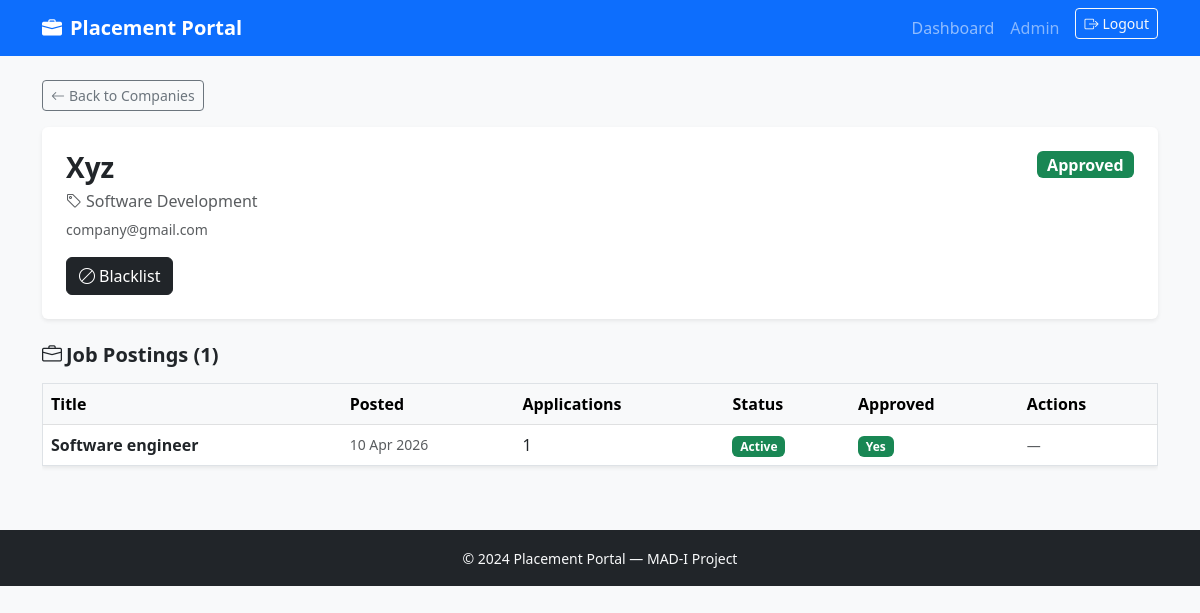
/admin/company/1 (signed in), run on the app's committed database.
### models.py (models this page shows, shortened)
class User(UserMixin, db.Model):
    id= db.Column(db.Integer, primary_key=True)
    username= db.Column(db.String(80), unique=True, nullable=False)
    email= db.Column(db.String(120), unique=True, nullable=False)
    password_hash = db.Column(db.String(256))
    role = db.Column(db.String(20))
    active = db.Column(db.Boolean, default=True)
    student_profile = db.relationship('Student', backref='user', uselist=False)
    company_profile = db.relationship('Company', backref='user', uselist=False)
    @property
    def is_active(self):
        return self.active

class Company(db.Model):
    id = db.Column(db.Integer, primary_key=True)
    user_id = db.Column(db.Integer, db.ForeignKey('user.id'), nullable=False)
    name = db.Column(db.String(150))
    industry = db.Column(db.String(100))
    website = db.Column(db.String(250))
    description = db.Column(db.Text)
    location = db.Column(db.String(150))
    approval_status = db.Column(db.String(20), default='pending')
    is_blacklisted  = db.Column(db.Boolean, default=False)
    created_at = db.Column(db.DateTime, default=lambda: datetime.now(timezone.utc), nullable=False)
    jobs = db.relationship('JobPosition', backref='company', lazy='dynamic')

class JobPosition(db.Model):
    id = db.Column(db.Integer, primary_key=True)
    company_id = db.Column(db.Integer, db.ForeignKey('company.id'), nullable=False)
    title = db.Column(db.String(150))
    description = db.Column(db.Text)
    required_skills = db.Column(db.Text)
    experience = db.Column(db.String(100))
    salary_min = db.Column(db.Float)
    salary_max = db.Column(db.Float)
    location = db.Column(db.String(150))
    deadline = db.Column(db.DateTime)
    status = db.Column(db.String(20), default='active')
    is_approved = db.Column(db.Boolean, default=False)
    created_at = db.Column(db.DateTime, default=lambda: datetime.now(timezone.utc), nullable=False)
    applications = db.relationship('Application', backref='job', lazy='dynamic')

### routes/admin.py (the view)
@admin_bp.route('/company/<int:company_id>')
@login_required
@admin_required
def company_detail(company_id):
    company = Company.query.get_or_404(company_id)
    jobs = company.jobs.order_by(JobPosition.created_at.desc()).all()
    return render_template('admin/company_detail.html', company=company, jobs=jobs)

### models.py (called while the page is built)
@login_manager.user_loader
def load_user(user_id):
    return User.query.get(int(user_id))

### routes/admin.py (called while the page is built)
def admin_required(f):
    @wraps(f)
    def wrapped(*args, **kwargs):
        if not current_user.is_authenticated:
            flash('Please login first.', 'danger')
            return redirect(url_for('auth.login'))
        if current_user.role != 'admin':
            flash('Admin access required.', 'danger')
            return redirect(url_for('auth.login'))
        return f(*args, **kwargs)
    return wrapped

### templates/admin/company_detail.html (shortened to what this page needs)
{% extends 'base.html' %}
{% block content %}
<div class="mb-3">
  <a href="{{ url_for('admin.companies') }}" class="btn btn-outline-secondary btn-sm">
    <i class="bi bi-arrow-left me-1"></i>Back to Companies
  </a>
</div>
<div class="card border-0 shadow-sm mb-4">
  <div class="card-body p-4">
    <div class="d-flex justify-content-between align-items-start flex-wrap gap-2">
      <div>
        <h3 class="fw-bold mb-1">{{ company.name }}</h3>
        <p class="text-muted mb-1">
          <i class="bi bi-tag me-1"></i>{{ company.industry or 'N/A' }}
        </p>
        <small class="text-muted">{{ company.user.email }}</small>
      </div>
      <div class="d-flex gap-2">
        <span class="badge fs-6
          {% if company.approval_status == 'approved' %}bg-success
          {% elif company.approval_status == 'pending' %}bg-warning text-dark
          {% else %}bg-danger{% endif %}">
          {{ company.approval_status | capitalize }}
        </span>
      </div>
    </div>
    <div class="mt-3 d-flex gap-2 flex-wrap">
      {% if company.approval_status == 'approved' %}
      <form method="POST" action="{{ url_for('admin.blacklist_company', company_id=company.id) }}"
            onsubmit="return confirm('Are you sure?')">
        <button class="btn btn-{{ 'outline-dark' if company.is_blacklisted else 'dark' }}">
          <i class="bi bi-ban me-1"></i>{{ 'Un-Blacklist' if company.is_blacklisted else 'Blacklist' }}
        </button>
      </form>
      {% endif %}
    </div>
  </div>
</div>
<h5 class="fw-semibold mb-3">
  <i class="bi bi-briefcase me-1"></i>Job Postings ({{ jobs|length }})
</h5>
{% if jobs %}
<div class="table-responsive">
  <table class="table table-hover align-middle border shadow-sm">
    <thead class="table-light">
      <tr>
        <th>Title</th>
        <th>Posted</th>
        <th>Applications</th>
        <th>Status</th>
        <th>Approved</th>
        <th>Actions</th>
      </tr>
    </thead>
    <tbody>
      {% for j in jobs %}
      <tr>
        <td class="fw-semibold">{{ j.title }}</td>
        <td class="small text-muted">{{ j.created_at.strftime('%d %b %Y') }}</td>
        <td>{{ j.applications.count() }}</td>
        <td>
          <span class="badge {% if j.status == 'active' %}bg-success{% else %}bg-secondary{% endif %}">
            {{ j.status | capitalize }}
          </span>
        </td>
        <td>
          <span class="badge {% if j.is_approved %}bg-success{% else %}bg-warning text-dark{% endif %}">
            {% if j.is_approved %}Yes{% else %}Pending{% endif %}
          </span>
        </td>
        <td>
          {% if not j.is_approved %}
          <form method="POST" action="{{ url_for('admin.approve_job', job_id=j.id) }}" class="d-inline">
            <button class="btn btn-success btn-sm">Approve</button>
          </form>
          <form method="POST" action="{{ url_for('admin.reject_job', job_id=j.id) }}" class="d-inline">
            <button class="btn btn-danger btn-sm">Reject</button>
          </form>
          {% else %}
          <span class="text-muted small">—</span>
          {% endif %}
        </td>
      </tr>
      {% endfor %}
    </tbody>
  </table>
</div>
{% else %}
<p class="text-muted">This company has not posted any jobs yet.</p>
{% endif %}
{% endblock %}

### templates/base.html (shortened to what this page needs)
<!DOCTYPE html>
<html lang="en">
<head>
  <link href="https://cdn.jsdelivr.net/npm/bootstrap@5.3.0/dist/css/bootstrap.min.css" rel="stylesheet"/>
  <link href="https://cdn.jsdelivr.net/npm/bootstrap-icons@1.11.0/font/bootstrap-icons.css" rel="stylesheet"/>
</head>
<body class="bg-light">
<nav class="navbar navbar-expand-lg navbar-dark bg-primary">
  <div class="container">
    <a class="navbar-brand fw-bold" href="{{ url_for('auth.index') }}">
      <i class="bi bi-briefcase-fill me-2"></i>Placement Portal
    </a>
    <div class="collapse navbar-collapse" id="navbarNav">
      <ul class="navbar-nav ms-auto">
        {% if current_user.is_authenticated %}
          {% if current_user.role == 'admin' %}
            <li class="nav-item">
              <a class="nav-link" href="{{ url_for('admin.dashboard') }}">Dashboard</a>
            </li>
          {% elif current_user.role == 'company' %}
            <li class="nav-item">
              <a class="nav-link" href="{{ url_for('company.dashboard') }}">Dashboard</a>
            </li>
          {% endif %}
          <li class="nav-item">
            <span class="nav-link text-white-50">
              {{ current_user.role | capitalize }}
            </span>
          </li>
          <li class="nav-item">
            <a class="btn btn-outline-light btn-sm ms-2"
               href="{{ url_for('auth.logout') }}">
              <i class="bi bi-box-arrow-right me-1"></i>Logout
            </a>
          </li>
        {% endif %}
      </ul>
    </div>
  </div>
</nav>
<main class="container my-4">
  {% block content %}{% endblock %}
</main>
<footer class="bg-dark text-light text-center py-3 mt-5">
  <small>&copy; 2024 Placement Portal — MAD-I Project</small>
</footer>
</body>
</html>

### data on the page
User: role "Admin"
Company: name "Xyz", industry "Software Development", approval_status "Approved", is_blacklisted "Blacklist"
User: user.email "company@gmail.com"
JobPosition: title "Software engineer", created_at "10 Apr 2026", applications.count "1", status "Active", is_approved "Yes"

### other printed values
{{ jobs|length }} "1"
